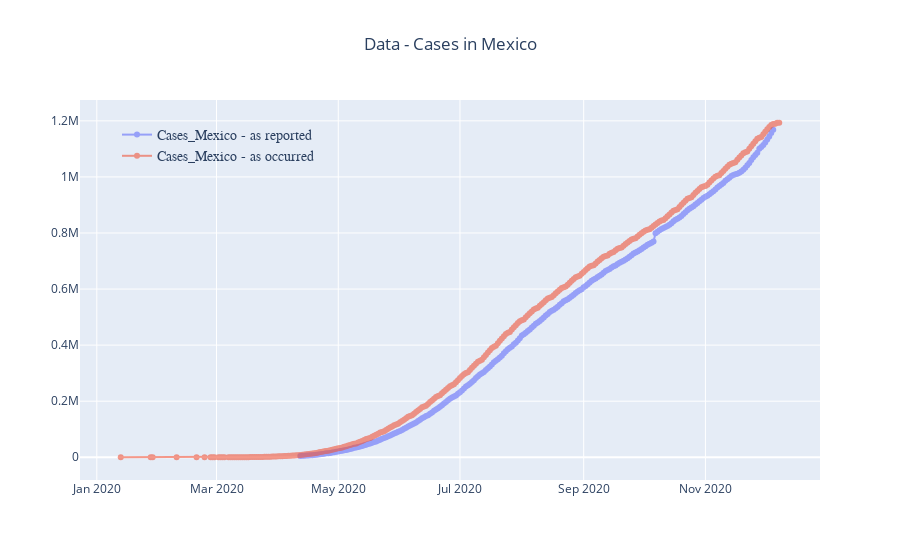

Source (notebook cell):
### Code cell
fig = go.Figure()

fig.add_trace(go.Scatter(
    x=reportadas['date'],
    y=reportadas['Cases_Mexico'],
    name='Cases_Mexico - as reported',
    mode='lines+markers',line_width=2,marker_size=6,opacity=0.6))

fig.add_trace(go.Scatter(
    x=ocurridas['date'],
    y=ocurridas['Cases_Mexico'],
    name='Cases_Mexico - as occurred',
    mode='lines+markers',line_width=2,marker_size=6,opacity=0.6))

fig.update_layout(
    title="Data - Cases in Mexico",
    title_x=0.5,showlegend=True,yaxis = {'type': 'linear'},
    legend=dict(
            x=0.05,y=0.95,
            traceorder="normal",font=dict(family="sans-serif",size=14),bgcolor='rgba(0,0,0,0)'),)

fig.show()

### Figure 1 — Plotly figure (JSON) as saved in the notebook; plotly's stock layout.template omitted (floating-point values rounded to 4 significant figures; data arrays with more than 128 entries replaced by an {"elided": "..."} marker saying what was removed)
{"data": [{"line": {"width": 2}, "marker": {"size": 6}, "mode": "lines+markers", "name": "Cases_Mexico - as reported", "opacity": 0.6, "type": "scatter", "x": {"elided": "238 str values"}, "y": {"elided": "238 int values"}}, {"line": {"width": 2}, "marker": {"size": 6}, "mode": "lines+markers", "name": "Cases_Mexico - as occurred", "opacity": 0.6, "type": "scatter", "x": {"elided": "290 str values"}, "y": {"elided": "290 int values"}}], "layout": {"legend": {"bgcolor": "rgba(0,0,0,0)", "font": {"family": "sans-serif", "size": 14}, "traceorder": "normal", "x": 0.05, "y": 0.95}, "showlegend": true, "title": {"text": "Data - Cases in Mexico", "x": 0.5}, "yaxis": {"type": "linear"}}}
